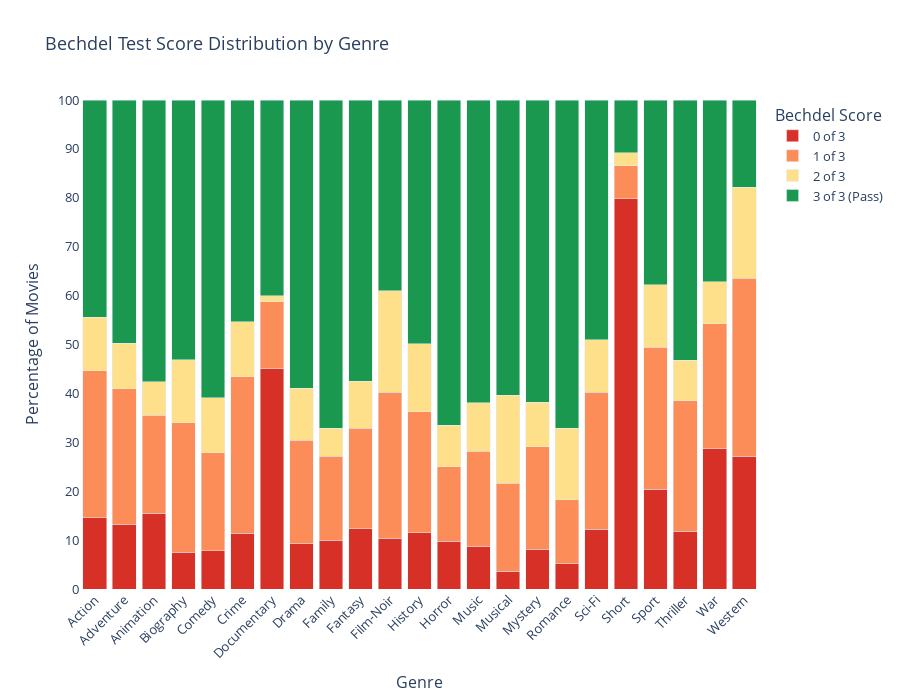

The notebook cell saved with this chart:
### Code cell
# prepare data
df_bar2 = df2.copy()

# split multi-genre rows
df_bar2["genre_list"] = df_bar2["genre"].str.split(",")
df_bar2 = df_bar2.explode("genre_list")
df_bar2["genre_list"] = df_bar2["genre_list"].str.strip()

# keep only valid bechdel scores
df_bar2 = df_bar2[df_bar2["rating"].isin([0, 1, 2, 3])]

# remove unwanted genres (too less number of datapoints)
df_bar = df_bar[~df_bar["genre_list"].isin(["Adult", "News"])]

# count movies per genre per score
counts = (
    df_bar.groupby(["genre_list", "rating"])
    .size()
    .reset_index(name="count")
)

# convert to percentages per genre
counts["percentage"] = (
    counts.groupby("genre_list")["count"]
    .transform(lambda x: 100 * x / x.sum())
)

# label mapping
rating_labels = {
    0: "0 of 3",
    1: "1 of 3",
    2: "2 of 3",
    3: "3 of 3 (Pass)"
}
counts["label"] = counts["rating"].map(rating_labels)

# order genres by percentage passing
pass_order = (
    counts[counts["rating"] == 3]
    .sort_values("percentage", ascending=False)["genre_list"]
)

counts["genre_list"] = pd.Categorical(
    counts["genre_list"],
    categories=pass_order,
    ordered=True
)

# plot
fig = px.bar(
    counts,
    x="genre_list",
    y="percentage",
    color="label",
    title=f"Bechdel Test Score Distribution by Genre",
    labels={
        "genre_list": "Genre",
        "percentage": "Percentage of Movies",
        "label": "Bechdel Score"
    },
    category_orders={
        "label": ["0 of 3", "1 of 3", "2 of 3", "3 of 3 (Pass)"]
    },
    color_discrete_map={
        "0 of 3": "#d73027",
        "1 of 3": "#fc8d59",
        "2 of 3": "#fee08b",
        "3 of 3 (Pass)": "#1a9850"
    }
)

# making it 100% stacked
fig.update_layout(
    barmode="stack",
    height=700,
    paper_bgcolor="white",
    plot_bgcolor="white",
    font=dict(size=13),
    xaxis_tickangle=-45
)

fig.update_yaxes(range=[0, 100], dtick=10)

fig.show()

### Figure 1 — Plotly figure (JSON) as saved in the notebook; plotly's stock layout.template omitted (floating-point values rounded to 4 significant figures)
{"data": [{"hovertemplate": "Bechdel Score=0 of 3<br>Genre=%{x}<br>Percentage of Movies=%{y}<extra></extra>", "legendgroup": "0 of 3", "marker": {"color": "#d73027", "pattern": {"shape": ""}}, "name": "0 of 3", "orientation": "v", "showlegend": true, "textposition": "auto", "type": "bar", "x": ["Action", "Adventure", "Animation", "Biography", "Comedy", "Crime", "Documentary", "Drama", "Family", "Fantasy", "Film-Noir", "History", "Horror", "Music", "Musical", "Mystery", "Romance", "Sci-Fi", "Short", "Sport", "Thriller", "War", "Western"], "xaxis": "x", "y": [14.55, 13.25, 15.53, 7.521, 7.851, 11.36, 45.0, 9.249, 9.953, 12.28, 10.39, 11.5, 9.771, 8.75, 3.673, 8.165, 5.118, 12.26, 79.82, 20.35, 11.78, 28.64, 27.12], "yaxis": "y"}, {"hovertemplate": "Bechdel Score=1 of 3<br>Genre=%{x}<br>Percentage of Movies=%{y}<extra></extra>", "legendgroup": "1 of 3", "marker": {"color": "#fc8d59", "pattern": {"shape": ""}}, "name": "1 of 3", "orientation": "v", "showlegend": true, "textposition": "auto", "type": "bar", "x": ["Action", "Adventure", "Animation", "Biography", "Comedy", "Crime", "Documentary", "Drama", "Family", "Fantasy", "Film-Noir", "History", "Horror", "Music", "Musical", "Mystery", "Romance", "Sci-Fi", "Short", "Sport", "Thriller", "War", "Western"], "xaxis": "x", "y": [30.06, 27.73, 20.03, 26.5, 20.03, 32.03, 13.75, 21.13, 17.22, 20.55, 29.87, 24.78, 15.21, 19.38, 17.96, 20.89, 13.15, 27.93, 6.726, 29.07, 26.7, 25.63, 36.44], "yaxis": "y"}, {"hovertemplate": "Bechdel Score=2 of 3<br>Genre=%{x}<br>Percentage of Movies=%{y}<extra></extra>", "legendgroup": "2 of 3", "marker": {"color": "#fee08b", "pattern": {"shape": ""}}, "name": "2 of 3", "orientation": "v", "showlegend": true, "textposition": "auto", "type": "bar", "x": ["Action", "Adventure", "Animation", "Biography", "Comedy", "Crime", "Documentary", "Drama", "Family", "Fantasy", "Film-Noir", "History", "Horror", "Music", "Musical", "Mystery", "Romance", "Sci-Fi", "Short", "Sport", "Thriller", "War", "Western"], "xaxis": "x", "y": [10.95, 9.262, 6.804, 12.82, 11.2, 11.29, 1.25, 10.68, 5.687, 9.649, 20.78, 13.86, 8.511, 10.0, 17.96, 9.12, 14.58, 10.76, 2.691, 12.79, 8.352, 8.543, 18.64], "yaxis": "y"}, {"hovertemplate": "Bechdel Score=3 of 3 (Pass)<br>Genre=%{x}<br>Percentage of Movies=%{y}<extra></extra>", "legendgroup": "3 of 3 (Pass)", "marker": {"color": "#1a9850", "pattern": {"shape": ""}}, "name": "3 of 3 (Pass)", "orientation": "v", "showlegend": true, "textposition": "auto", "type": "bar", "x": ["Action", "Adventure", "Animation", "Biography", "Comedy", "Crime", "Documentary", "Drama", "Family", "Fantasy", "Film-Noir", "History", "Horror", "Music", "Musical", "Mystery", "Romance", "Sci-Fi", "Short", "Sport", "Thriller", "War", "Western"], "xaxis": "x", "y": [44.45, 49.76, 57.64, 53.16, 60.93, 45.31, 40.0, 58.94, 67.14, 57.52, 38.96, 49.85, 66.51, 61.88, 60.41, 61.82, 67.14, 49.05, 10.76, 37.79, 53.17, 37.19, 17.8], "yaxis": "y"}], "layout": {"barmode": "stack", "font": {"size": 13}, "height": 700, "legend": {"title": {"text": "Bechdel Score"}, "tracegroupgap": 0}, "paper_bgcolor": "white", "plot_bgcolor": "white", "title": {"text": "Bechdel Test Score Distribution by Genre"}, "xaxis": {"anchor": "y", "domain": [0, 1], "tickangle": -45, "title": {"text": "Genre"}}, "yaxis": {"anchor": "x", "domain": [0, 1], "dtick": 10, "range": [0, 100], "title": {"text": "Percentage of Movies"}}}}
